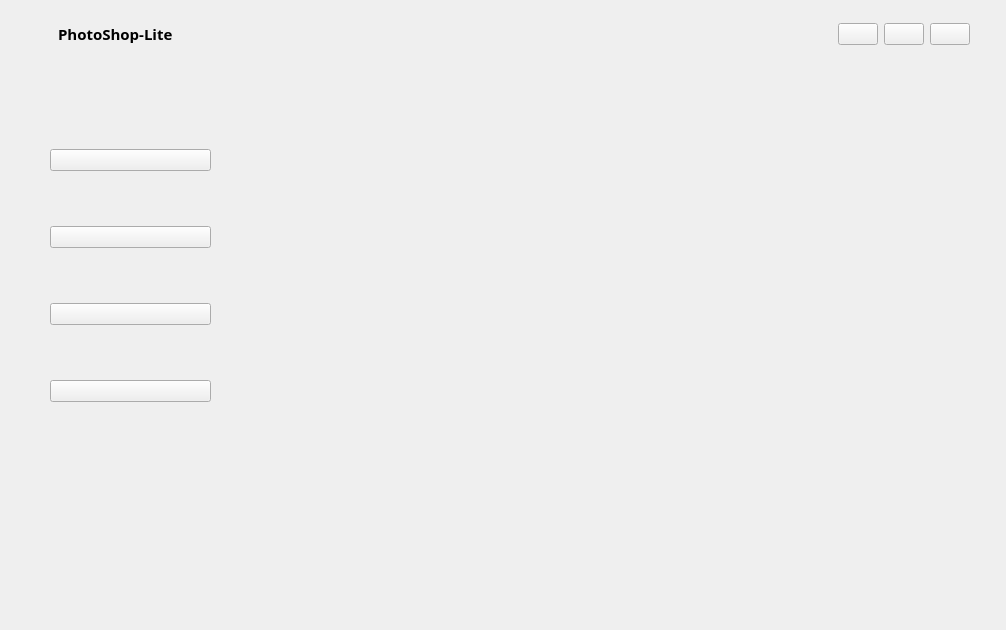
<?xml version="1.0" encoding="UTF-8"?>
<ui version="4.0">
 <class>MainWindow</class>
 <widget class="QMainWindow" name="MainWindow">
  <property name="geometry">
   <rect>
    <x>0</x>
    <y>0</y>
    <width>1006</width>
    <height>630</height>
   </rect>
  </property>
  <property name="windowTitle">
   <string>MainWindow</string>
  </property>
  <widget class="QWidget" name="centralwidget">
   <widget class="QWidget" name="verticalLayoutWidget">
    <property name="geometry">
     <rect>
      <x>10</x>
      <y>10</y>
      <width>971</width>
      <height>601</height>
     </rect>
    </property>
    <layout class="QVBoxLayout" name="verticalLayout">
     <item>
      <widget class="QWidget" name="mainWidget" native="true">
       <widget class="QWidget" name="verticalLayoutWidget_2">
        <property name="geometry">
         <rect>
          <x>10</x>
          <y>10</y>
          <width>951</width>
          <height>581</height>
         </rect>
        </property>
        <layout class="QVBoxLayout" name="mainLayout" stretch="1,16">
         <property name="sizeConstraint">
          <enum>QLayout::SizeConstraint::SetDefaultConstraint</enum>
         </property>
         <item>
          <widget class="QWidget" name="titleBar" native="true">
           <property name="enabled">
            <bool>true</bool>
           </property>
           <property name="maximumSize">
            <size>
             <width>1111</width>
             <height>1111</height>
            </size>
           </property>
           <property name="cursor">
            <cursorShape>ArrowCursor</cursorShape>
           </property>
           <widget class="QWidget" name="horizontalLayoutWidget">
            <property name="geometry">
             <rect>
              <x>-1</x>
              <y>-1</y>
              <width>951</width>
              <height>31</height>
             </rect>
            </property>
            <layout class="QHBoxLayout" name="horizontalLayout" stretch="1,3,20,1,1,1">
             <property name="sizeConstraint">
              <enum>QLayout::SizeConstraint::SetNoConstraint</enum>
             </property>
             <item>
              <widget class="QLabel" name="APPpixLable">
               <property name="toolTipDuration">
                <number>-1</number>
               </property>
               <property name="text">
                <string/>
               </property>
               <property name="margin">
                <number>2</number>
               </property>
              </widget>
             </item>
             <item>
              <widget class="QLabel" name="appnamelabel">
               <property name="palette">
                <palette>
                 <active>
                  <colorrole role="WindowText">
                   <brush brushstyle="SolidPattern">
                    <color alpha="255">
                     <red>0</red>
                     <green>0</green>
                     <blue>0</blue>
                    </color>
                   </brush>
                  </colorrole>
                  <colorrole role="Button">
                   <brush brushstyle="SolidPattern">
                    <color alpha="255">
                     <red>255</red>
                     <green>255</green>
                     <blue>255</blue>
                    </color>
                   </brush>
                  </colorrole>
                  <colorrole role="Light">
                   <brush brushstyle="SolidPattern">
                    <color alpha="255">
                     <red>255</red>
                     <green>255</green>
                     <blue>255</blue>
                    </color>
                   </brush>
                  </colorrole>
                  <colorrole role="Midlight">
                   <brush brushstyle="SolidPattern">
                    <color alpha="255">
                     <red>255</red>
                     <green>85</green>
                     <blue>0</blue>
                    </color>
                   </brush>
                  </colorrole>
                  <colorrole role="Dark">
                   <brush brushstyle="SolidPattern">
                    <color alpha="255">
                     <red>127</red>
                     <green>127</green>
                     <blue>127</blue>
                    </color>
                   </brush>
                  </colorrole>
                  <colorrole role="Mid">
                   <brush brushstyle="SolidPattern">
                    <color alpha="255">
                     <red>170</red>
                     <green>170</green>
                     <blue>170</blue>
                    </color>
                   </brush>
                  </colorrole>
                  <colorrole role="Text">
                   <brush brushstyle="SolidPattern">
                    <color alpha="255">
                     <red>0</red>
                     <green>0</green>
                     <blue>0</blue>
                    </color>
                   </brush>
                  </colorrole>
                  <colorrole role="BrightText">
                   <brush brushstyle="SolidPattern">
                    <color alpha="255">
                     <red>255</red>
                     <green>85</green>
                     <blue>0</blue>
                    </color>
                   </brush>
                  </colorrole>
                  <colorrole role="ButtonText">
                   <brush brushstyle="SolidPattern">
                    <color alpha="255">
                     <red>0</red>
                     <green>0</green>
                     <blue>0</blue>
                    </color>
                   </brush>
                  </colorrole>
                  <colorrole role="Base">
                   <brush brushstyle="SolidPattern">
                    <color alpha="255">
                     <red>255</red>
                     <green>255</green>
                     <blue>255</blue>
                    </color>
                   </brush>
                  </colorrole>
                  <colorrole role="Window">
                   <brush brushstyle="SolidPattern">
                    <color alpha="255">
                     <red>255</red>
                     <green>255</green>
                     <blue>255</blue>
                    </color>
                   </brush>
                  </colorrole>
                  <colorrole role="Shadow">
                   <brush brushstyle="SolidPattern">
                    <color alpha="255">
                     <red>0</red>
                     <green>0</green>
                     <blue>0</blue>
                    </color>
                   </brush>
                  </colorrole>
                  <colorrole role="HighlightedText">
                   <brush brushstyle="SolidPattern">
                    <color alpha="255">
                     <red>255</red>
                     <green>85</green>
                     <blue>0</blue>
                    </color>
                   </brush>
                  </colorrole>
                  <colorrole role="AlternateBase">
                   <brush brushstyle="SolidPattern">
                    <color alpha="255">
                     <red>255</red>
                     <green>85</green>
                     <blue>0</blue>
                    </color>
                   </brush>
                  </colorrole>
                  <colorrole role="ToolTipBase">
                   <brush brushstyle="SolidPattern">
                    <color alpha="255">
                     <red>255</red>
                     <green>255</green>
                     <blue>220</blue>
                    </color>
                   </brush>
                  </colorrole>
                  <colorrole role="ToolTipText">
                   <brush brushstyle="SolidPattern">
                    <color alpha="255">
                     <red>0</red>
                     <green>0</green>
                     <blue>0</blue>
                    </color>
                   </brush>
                  </colorrole>
                  <colorrole role="PlaceholderText">
                   <brush brushstyle="SolidPattern">
                    <color alpha="127">
                     <red>0</red>
                     <green>0</green>
                     <blue>0</blue>
                    </color>
                   </brush>
                  </colorrole>
                  <colorrole role="Accent">
                   <brush brushstyle="SolidPattern">
                    <color alpha="255">
                     <red>255</red>
                     <green>85</green>
                     <blue>0</blue>
                    </color>
                   </brush>
                  </colorrole>
                 </active>
                 <inactive>
                  <colorrole role="WindowText">
                   <brush brushstyle="SolidPattern">
                    <color alpha="255">
                     <red>0</red>
                     <green>0</green>
                     <blue>0</blue>
                    </color>
                   </brush>
                  </colorrole>
                  <colorrole role="Button">
                   <brush brushstyle="SolidPattern">
                    <color alpha="255">
                     <red>255</red>
                     <green>255</green>
                     <blue>255</blue>
                    </color>
                   </brush>
                  </colorrole>
                  <colorrole role="Light">
                   <brush brushstyle="SolidPattern">
                    <color alpha="255">
                     <red>255</red>
                     <green>255</green>
                     <blue>255</blue>
                    </color>
                   </brush>
                  </colorrole>
                  <colorrole role="Midlight">
                   <brush brushstyle="SolidPattern">
                    <color alpha="255">
                     <red>255</red>
                     <green>85</green>
                     <blue>0</blue>
                    </color>
                   </brush>
                  </colorrole>
                  <colorrole role="Dark">
                   <brush brushstyle="SolidPattern">
                    <color alpha="255">
                     <red>127</red>
                     <green>127</green>
                     <blue>127</blue>
                    </color>
                   </brush>
                  </colorrole>
                  <colorrole role="Mid">
                   <brush brushstyle="SolidPattern">
                    <color alpha="255">
                     <red>170</red>
                     <green>170</green>
                     <blue>170</blue>
                    </color>
                   </brush>
                  </colorrole>
                  <colorrole role="Text">
                   <brush brushstyle="SolidPattern">
                    <color alpha="255">
                     <red>0</red>
                     <green>0</green>
                     <blue>0</blue>
                    </color>
                   </brush>
                  </colorrole>
                  <colorrole role="BrightText">
                   <brush brushstyle="SolidPattern">
                    <color alpha="255">
                     <red>255</red>
                     <green>85</green>
                     <blue>0</blue>
                    </color>
                   </brush>
                  </colorrole>
                  <colorrole role="ButtonText">
                   <brush brushstyle="SolidPattern">
                    <color alpha="255">
                     <red>0</red>
                     <green>0</green>
                     <blue>0</blue>
                    </color>
                   </brush>
                  </colorrole>
                  <colorrole role="Base">
                   <brush brushstyle="SolidPattern">
                    <color alpha="255">
                     <red>255</red>
                     <green>255</green>
                     <blue>255</blue>
                    </color>
                   </brush>
                  </colorrole>
                  <colorrole role="Window">
                   <brush brushstyle="SolidPattern">
                    <color alpha="255">
                     <red>255</red>
                     <green>255</green>
                     <blue>255</blue>
                    </color>
                   </brush>
                  </colorrole>
                  <colorrole role="Shadow">
                   <brush brushstyle="SolidPattern">
                    <color alpha="255">
                     <red>0</red>
                     <green>0</green>
                     <blue>0</blue>
                    </color>
                   </brush>
                  </colorrole>
                  <colorrole role="HighlightedText">
                   <brush brushstyle="SolidPattern">
                    <color alpha="255">
                     <red>255</red>
                     <green>85</green>
                     <blue>0</blue>
                    </color>
                   </brush>
                  </colorrole>
                  <colorrole role="AlternateBase">
                   <brush brushstyle="SolidPattern">
                    <color alpha="255">
                     <red>255</red>
                     <green>85</green>
                     <blue>0</blue>
                    </color>
                   </brush>
                  </colorrole>
                  <colorrole role="ToolTipBase">
                   <brush brushstyle="SolidPattern">
                    <color alpha="255">
                     <red>255</red>
                     <green>255</green>
                     <blue>220</blue>
                    </color>
                   </brush>
                  </colorrole>
                  <colorrole role="ToolTipText">
                   <brush brushstyle="SolidPattern">
                    <color alpha="255">
                     <red>0</red>
                     <green>0</green>
                     <blue>0</blue>
                    </color>
                   </brush>
                  </colorrole>
                  <colorrole role="PlaceholderText">
                   <brush brushstyle="SolidPattern">
                    <color alpha="127">
                     <red>0</red>
                     <green>0</green>
                     <blue>0</blue>
                    </color>
                   </brush>
                  </colorrole>
                  <colorrole role="Accent">
                   <brush brushstyle="SolidPattern">
                    <color alpha="255">
                     <red>255</red>
                     <green>85</green>
                     <blue>0</blue>
                    </color>
                   </brush>
                  </colorrole>
                 </inactive>
                 <disabled>
                  <colorrole role="WindowText">
                   <brush brushstyle="SolidPattern">
                    <color alpha="255">
                     <red>127</red>
                     <green>127</green>
                     <blue>127</blue>
                    </color>
                   </brush>
                  </colorrole>
                  <colorrole role="Button">
                   <brush brushstyle="SolidPattern">
                    <color alpha="255">
                     <red>255</red>
                     <green>255</green>
                     <blue>255</blue>
                    </color>
                   </brush>
                  </colorrole>
                  <colorrole role="Light">
                   <brush brushstyle="SolidPattern">
                    <color alpha="255">
                     <red>255</red>
                     <green>255</green>
                     <blue>255</blue>
                    </color>
                   </brush>
                  </colorrole>
                  <colorrole role="Midlight">
                   <brush brushstyle="SolidPattern">
                    <color alpha="255">
                     <red>255</red>
                     <green>85</green>
                     <blue>0</blue>
                    </color>
                   </brush>
                  </colorrole>
                  <colorrole role="Dark">
                   <brush brushstyle="SolidPattern">
                    <color alpha="255">
                     <red>127</red>
                     <green>127</green>
                     <blue>127</blue>
                    </color>
                   </brush>
                  </colorrole>
                  <colorrole role="Mid">
                   <brush brushstyle="SolidPattern">
                    <color alpha="255">
                     <red>170</red>
                     <green>170</green>
                     <blue>170</blue>
                    </color>
                   </brush>
                  </colorrole>
                  <colorrole role="Text">
                   <brush brushstyle="SolidPattern">
                    <color alpha="255">
                     <red>127</red>
                     <green>127</green>
                     <blue>127</blue>
                    </color>
                   </brush>
                  </colorrole>
                  <colorrole role="BrightText">
                   <brush brushstyle="SolidPattern">
                    <color alpha="255">
                     <red>255</red>
                     <green>85</green>
                     <blue>0</blue>
                    </color>
                   </brush>
                  </colorrole>
                  <colorrole role="ButtonText">
                   <brush brushstyle="SolidPattern">
                    <color alpha="255">
                     <red>127</red>
                     <green>127</green>
                     <blue>127</blue>
                    </color>
                   </brush>
                  </colorrole>
                  <colorrole role="Base">
                   <brush brushstyle="SolidPattern">
                    <color alpha="255">
                     <red>255</red>
                     <green>255</green>
                     <blue>255</blue>
                    </color>
                   </brush>
                  </colorrole>
                  <colorrole role="Window">
                   <brush brushstyle="SolidPattern">
                    <color alpha="255">
                     <red>255</red>
                     <green>255</green>
                     <blue>255</blue>
                    </color>
                   </brush>
                  </colorrole>
                  <colorrole role="Shadow">
                   <brush brushstyle="SolidPattern">
                    <color alpha="255">
                     <red>0</red>
                     <green>0</green>
                     <blue>0</blue>
                    </color>
                   </brush>
                  </colorrole>
                  <colorrole role="HighlightedText">
                   <brush brushstyle="SolidPattern">
                    <color alpha="255">
                     <red>255</red>
                     <green>85</green>
                     <blue>0</blue>
                    </color>
                   </brush>
                  </colorrole>
                  <colorrole role="AlternateBase">
                   <brush brushstyle="SolidPattern">
                    <color alpha="255">
                     <red>255</red>
                     <green>85</green>
                     <blue>0</blue>
                    </color>
                   </brush>
                  </colorrole>
                  <colorrole role="ToolTipBase">
                   <brush brushstyle="SolidPattern">
                    <color alpha="255">
                     <red>255</red>
                     <green>255</green>
                     <blue>220</blue>
                    </color>
                   </brush>
                  </colorrole>
                  <colorrole role="ToolTipText">
                   <brush brushstyle="SolidPattern">
                    <color alpha="255">
                     <red>0</red>
                     <green>0</green>
                     <blue>0</blue>
                    </color>
                   </brush>
                  </colorrole>
                  <colorrole role="PlaceholderText">
                   <brush brushstyle="SolidPattern">
                    <color alpha="127">
                     <red>127</red>
                     <green>127</green>
                     <blue>127</blue>
                    </color>
                   </brush>
                  </colorrole>
                  <colorrole role="Accent">
                   <brush brushstyle="SolidPattern">
                    <color alpha="255">
                     <red>255</red>
                     <green>85</green>
                     <blue>0</blue>
                    </color>
                   </brush>
                  </colorrole>
                 </disabled>
                </palette>
               </property>
               <property name="font">
                <font>
                 <family>HarmonyOS Sans SC</family>
                 <pointsize>11</pointsize>
                 <bold>true</bold>
                </font>
               </property>
               <property name="cursor">
                <cursorShape>OpenHandCursor</cursorShape>
               </property>
               <property name="text">
                <string>PhotoShop-Lite</string>
               </property>
               <property name="textFormat">
                <enum>Qt::TextFormat::RichText</enum>
               </property>
               <property name="margin">
                <number>2</number>
               </property>
              </widget>
             </item>
             <item>
              <spacer name="horizontalSpacer">
               <property name="orientation">
                <enum>Qt::Orientation::Horizontal</enum>
               </property>
               <property name="sizeHint" stdset="0">
                <size>
                 <width>40</width>
                 <height>20</height>
                </size>
               </property>
              </spacer>
             </item>
             <item>
              <widget class="QPushButton" name="minBtn">
               <property name="text">
                <string/>
               </property>
               <property name="checkable">
                <bool>false</bool>
               </property>
              </widget>
             </item>
             <item>
              <widget class="QPushButton" name="maxBtn">
               <property name="text">
                <string/>
               </property>
              </widget>
             </item>
             <item>
              <widget class="QPushButton" name="closeBtn">
               <property name="text">
                <string/>
               </property>
              </widget>
             </item>
            </layout>
           </widget>
          </widget>
         </item>
         <item>
          <widget class="QWidget" name="Displaywidget" native="true">
           <widget class="QWidget" name="layoutWidget">
            <property name="geometry">
             <rect>
              <x>30</x>
              <y>40</y>
              <width>161</width>
              <height>351</height>
             </rect>
            </property>
            <layout class="QVBoxLayout" name="verticalLayout_2">
             <item>
              <widget class="QPushButton" name="mode1Btn">
               <property name="enabled">
                <bool>true</bool>
               </property>
               <property name="text">
                <string/>
               </property>
               <property name="iconSize">
                <size>
                 <width>136</width>
                 <height>48</height>
                </size>
               </property>
              </widget>
             </item>
             <item>
              <widget class="QPushButton" name="mode2Btn">
               <property name="text">
                <string/>
               </property>
               <property name="iconSize">
                <size>
                 <width>136</width>
                 <height>48</height>
                </size>
               </property>
              </widget>
             </item>
             <item>
              <widget class="QPushButton" name="mode3Btn">
               <property name="text">
                <string/>
               </property>
               <property name="iconSize">
                <size>
                 <width>136</width>
                 <height>48</height>
                </size>
               </property>
              </widget>
             </item>
             <item>
              <widget class="QPushButton" name="mode4Btn">
               <property name="text">
                <string/>
               </property>
               <property name="iconSize">
                <size>
                 <width>136</width>
                 <height>48</height>
                </size>
               </property>
              </widget>
             </item>
            </layout>
           </widget>
           <widget class="QLabel" name="filepath_label">
            <property name="geometry">
             <rect>
              <x>230</x>
              <y>460</y>
              <width>701</width>
              <height>21</height>
             </rect>
            </property>
            <property name="text">
             <string/>
            </property>
           </widget>
           <widget class="QLabel" name="Pic_label">
            <property name="geometry">
             <rect>
              <x>230</x>
              <y>40</y>
              <width>670</width>
              <height>340</height>
             </rect>
            </property>
            <property name="text">
             <string/>
            </property>
           </widget>
           <widget class="QLabel" name="backgroundlabel">
            <property name="geometry">
             <rect>
              <x>220</x>
              <y>30</y>
              <width>690</width>
              <height>360</height>
             </rect>
            </property>
            <property name="text">
             <string/>
            </property>
           </widget>
           <zorder>backgroundlabel</zorder>
           <zorder>layoutWidget</zorder>
           <zorder>filepath_label</zorder>
           <zorder>Pic_label</zorder>
          </widget>
         </item>
        </layout>
       </widget>
      </widget>
     </item>
    </layout>
   </widget>
  </widget>
 </widget>
 <resources/>
 <connections/>
</ui>
